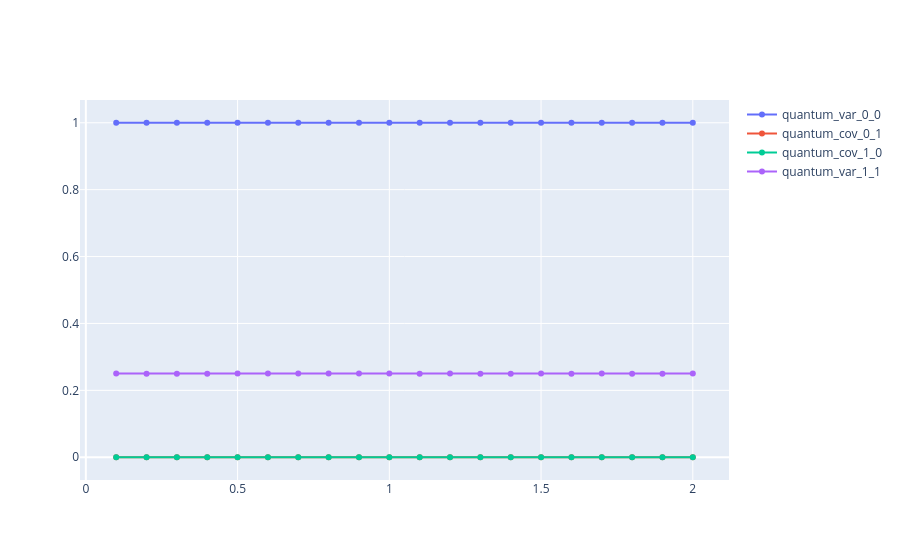

Notebook source saved alongside this figure:
### Code cell
temp_df = create_dataframe_from_numpy_array(
    grid_spacing.grid_spacing,
    quantum_result["covariance_matrix_for_entire_distribution"],
)
qfi_bounds = StatisticalBounds("quantum", temp_df.copy())

qfi_bounds.generate_figure()

### Figure 1 — Plotly figure (JSON) as saved in the notebook; plotly's stock layout.template omitted (floating-point values rounded to 4 significant figures)
{"data": [{"mode": "lines+markers", "name": "quantum_var_0_0", "type": "scatter", "x": [0.1, 0.2, 0.3, 0.4, 0.5, 0.6, 0.7, 0.8, 0.9, 1.0, 1.1, 1.2, 1.3, 1.4, 1.5, 1.6, 1.7, 1.8, 1.9, 2], "y": [1.0, 1.0, 1.0, 1, 1, 1, 1.0, 1.0, 1, 1, 1.0, 1.0, 1.0, 1, 1, 1, 1, 1, 1.0, 1]}, {"mode": "lines+markers", "name": "quantum_cov_0_1", "type": "scatter", "x": [0.1, 0.2, 0.3, 0.4, 0.5, 0.6, 0.7, 0.8, 0.9, 1.0, 1.1, 1.2, 1.3, 1.4, 1.5, 1.6, 1.7, 1.8, 1.9, 2], "y": [4.455e-15, -1.069e-15, -9.021e-17, -5.898e-17, 5.898e-17, -1.735e-18, 1.041e-17, -1.735e-18, -1.735e-17, -3.469e-17, -6.072e-18, -3.469e-18, 3.469e-18, -4.337e-19, -1.171e-17, 2.602e-18, 6.722e-18, -1.019e-17, 1.952e-18, -1.843e-18]}, {"mode": "lines+markers", "name": "quantum_cov_1_0", "type": "scatter", "x": [0.1, 0.2, 0.3, 0.4, 0.5, 0.6, 0.7, 0.8, 0.9, 1.0, 1.1, 1.2, 1.3, 1.4, 1.5, 1.6, 1.7, 1.8, 1.9, 2], "y": [-1.36e-15, -5.551e-17, 1.527e-16, 5.135e-16, 1.388e-17, 2.22e-16, -4.163e-17, -2.776e-17, -2.012e-16, -6.939e-18, -2.567e-16, 6.939e-18, 3.123e-17, -1.735e-17, 7.286e-17, 2.429e-17, 4.163e-17, -4.163e-17, -5.551e-17, -1.735e-17]}, {"mode": "lines+markers", "name": "quantum_var_1_1", "type": "scatter", "x": [0.1, 0.2, 0.3, 0.4, 0.5, 0.6, 0.7, 0.8, 0.9, 1.0, 1.1, 1.2, 1.3, 1.4, 1.5, 1.6, 1.7, 1.8, 1.9, 2], "y": [0.25, 0.25, 0.25, 0.25, 0.25, 0.25, 0.25, 0.25, 0.25, 0.25, 0.25, 0.25, 0.25, 0.25, 0.25, 0.25, 0.25, 0.25, 0.25, 0.25]}], "layout": {"scene": {"xaxis": {"title": {"text": "Spacing"}}, "yaxis": {"title": {"text": "Covariance Matrix"}}}}}
